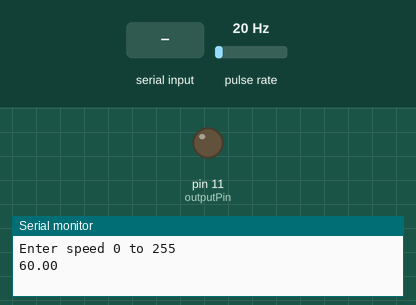
Simulated run of this sketch. Board: Arduino Uno, built with avr-gcc and run on an emulated ATmega328P. Shown: output pins drawn as LEDs (lit = HIGH), the last lines printed to the serial monitor. Wiring (inferred from the names in the program): pulse sensor: data pin 2. The inputs (shaded band) are chosen by the test bench; at power-on: pulse rate 20 Hz.

Above: at 1.2 s.
1.3 s: "90,45\n" received over Serial
At 2.1 s:
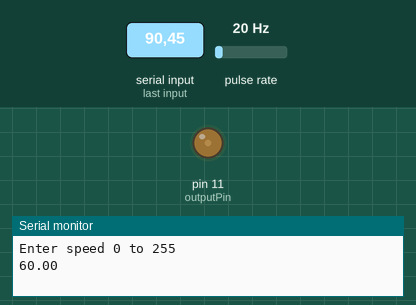
3.8 s: "30,150\n" received over Serial
At 4.5 s:
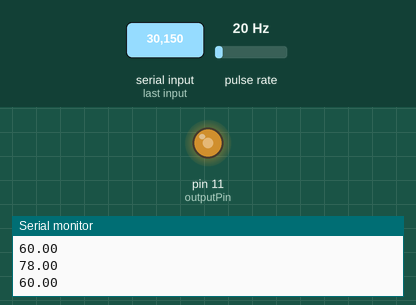
6.3 s: "200\n" received over Serial
At 7.1 s:
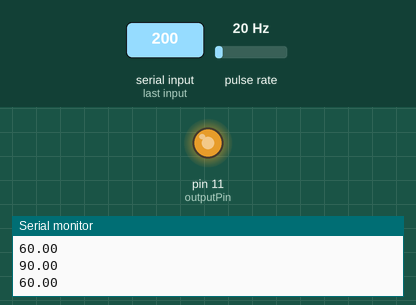
Timing chart, 0 to 9.3 s (numbered marks = the images above; inputs shaded):
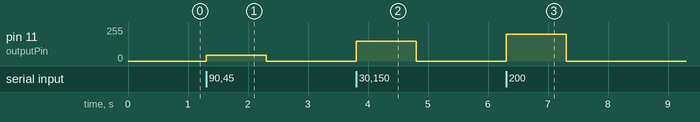

The sketch:

ch_13_motor_speed_feedback.ino
```cpp
const int outputPin = 11;
const int sensePin = 2;

const int slotsPerRev = 20;
const long updatePeriod = 1000L; // ms

long lastUpdateTime = 0;
long pulseCount = 0;

float rpm = 0;

void setup()
{
  pinMode(outputPin, OUTPUT);
  Serial.begin(9600);
  Serial.println("Enter speed 0 to 255");
  attachInterrupt(digitalPinToInterrupt(sensePin), incPulseCount, RISING);
}

void loop()
{
  if (Serial.available())
  {
    int setSpeed = Serial.parseInt();
    analogWrite(outputPin, setSpeed);
  }
  updateRPM();
}

void incPulseCount()
{
  pulseCount ++;
}

void updateRPM()
{
  long now = millis();
  if (now > lastUpdateTime + updatePeriod)
  {
    lastUpdateTime = now;
    rpm = float(pulseCount) * 60000.0 / (20.0 * updatePeriod);
    pulseCount = 0;
    Serial.println(rpm);
  }
}
```

Measured:
- after the input at 1.3 s, pin 11 (outputPin): 0/255 → 45/255 at once, → 0/255 1.0 s later
- after the input at 3.8 s, pin 11 (outputPin): 0/255 → 150/255 at once, → 0/255 1.0 s later
- after the input at 6.3 s, pin 11 (outputPin): 0/255 → 200/255 at once, → 0/255 1.0 s later
